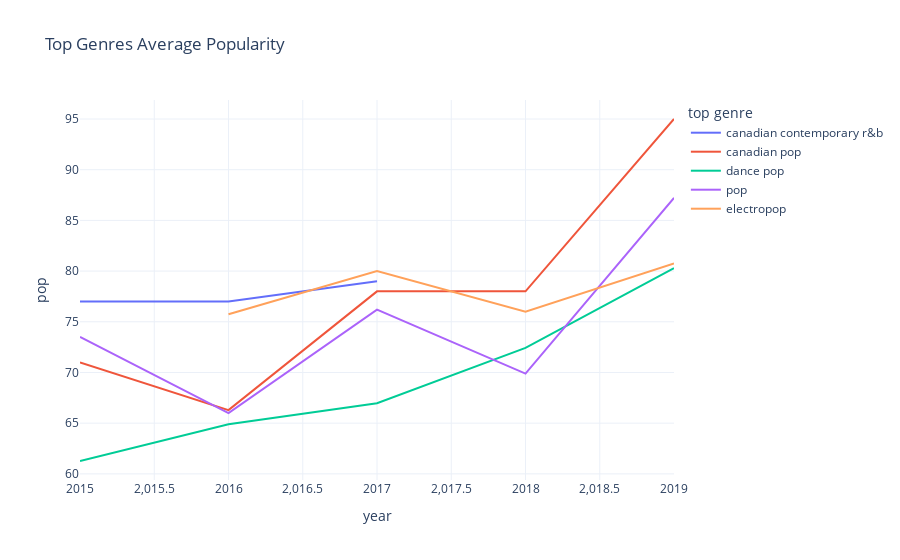

Notebook cell for this chart:
### Markdown cell above
#### How is Historical Average Genre Popularity Since 201 till 2019?

### Code cell
# Average Popularity of a particular genre over the years

top_5_genre = famous_genres_list
df_top = df.loc[df['top genre'].isin(top_5_genre)]

group_by_genre = df_top.groupby(["year","top genre"]).mean().sort_values('year').reset_index()

px.line(group_by_genre,
        x = 'year',
        y ='pop',
        line_group = 'top genre',
        title = 'Top Genres Average Popularity',
        template = 'plotly_white',
        color = 'top genre'
        )

### Figure 1 — Plotly figure (JSON) as saved in the notebook; plotly's stock layout.template omitted (floating-point values rounded to 4 significant figures)
{"data": [{"hoverlabel": {"namelength": 0}, "hovertemplate": "top genre=canadian contemporary r&b<br>year=%{x}<br>pop=%{y}", "legendgroup": "canadian contemporary r&b", "line": {"color": "#636efa", "dash": "solid"}, "mode": "lines", "name": "canadian contemporary r&b", "showlegend": true, "type": "scatter", "visible": true, "x": [2015, 2016, 2017], "xaxis": "x", "y": [77, 77, 79], "yaxis": "y"}, {"hoverlabel": {"namelength": 0}, "hovertemplate": "top genre=canadian pop<br>year=%{x}<br>pop=%{y}", "legendgroup": "canadian pop", "line": {"color": "#EF553B", "dash": "solid"}, "mode": "lines", "name": "canadian pop", "showlegend": true, "type": "scatter", "visible": true, "x": [2015, 2016, 2017, 2018, 2019], "xaxis": "x", "y": [71, 66.29, 78, 78, 95], "yaxis": "y"}, {"hoverlabel": {"namelength": 0}, "hovertemplate": "top genre=dance pop<br>year=%{x}<br>pop=%{y}", "legendgroup": "dance pop", "line": {"color": "#00cc96", "dash": "solid"}, "mode": "lines", "name": "dance pop", "showlegend": true, "type": "scatter", "visible": true, "x": [2015, 2016, 2017, 2018, 2019], "xaxis": "x", "y": [61.27, 64.89, 66.97, 72.42, 80.29], "yaxis": "y"}, {"hoverlabel": {"namelength": 0}, "hovertemplate": "top genre=pop<br>year=%{x}<br>pop=%{y}", "legendgroup": "pop", "line": {"color": "#ab63fa", "dash": "solid"}, "mode": "lines", "name": "pop", "showlegend": true, "type": "scatter", "visible": true, "x": [2015, 2016, 2017, 2018, 2019], "xaxis": "x", "y": [73.5, 66, 76.2, 69.89, 87.22], "yaxis": "y"}, {"hoverlabel": {"namelength": 0}, "hovertemplate": "top genre=electropop<br>year=%{x}<br>pop=%{y}", "legendgroup": "electropop", "line": {"color": "#FFA15A", "dash": "solid"}, "mode": "lines", "name": "electropop", "showlegend": true, "type": "scatter", "visible": true, "x": [2016, 2017, 2018, 2019], "xaxis": "x", "y": [75.75, 80, 76, 80.75], "yaxis": "y"}], "layout": {"autosize": true, "legend": {"title": {"text": "top genre"}, "tracegroupgap": 0}, "title": {"text": "Top Genres Average Popularity"}, "xaxis": {"anchor": "y", "autorange": true, "domain": [0, 1], "range": [2015, 2019], "title": {"text": "year"}, "type": "linear"}, "yaxis": {"anchor": "x", "autorange": true, "domain": [0, 1], "range": [59.4, 96.87], "title": {"text": "pop"}, "type": "linear"}}}
